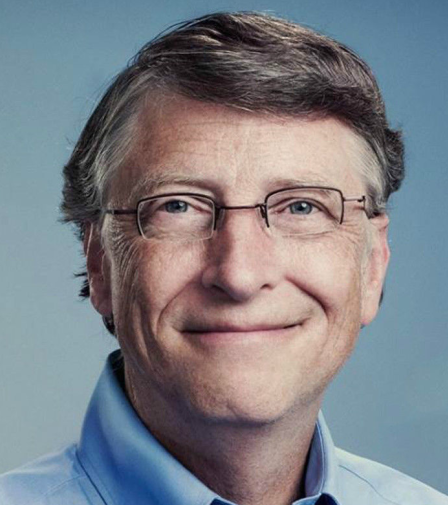
#> input picture model/face_ai/faceai/img/face_recognition/Gates.png, 448 x 505 px
$ python grabCut.py
#> lines starting #> are read from the running program, lines starting #| are printed output that depends on the picture
# coding=utf-8
# 抠图

import numpy as np
import cv2
from matplotlib import pyplot as plt


def start(img=None):
    if img is None:
        img = cv2.imread('img/face_recognition/Gates.png')
#> img is the input picture: shape (505, 448, 3); mean B, G, R 134.8, 128.3, 125.5
    mask = np.zeros(img.shape[:2], np.uint8)
    bgdModel = np.zeros((1, 65), np.float64)
    fgdModel = np.zeros((1, 65), np.float64)
    rect = (0, 0, 505, 448)  # 划定区域
    cv2.grabCut(img, mask, rect, bgdModel, fgdModel, 5,
                cv2.GC_INIT_WITH_RECT)  # 函数返回值为mask,bgdModel,fgdModel
    mask2 = np.where((mask == 2) | (mask == 0), 0, 1).astype('uint8')  # 0和2做背景

    img = img * mask2[:, :, np.newaxis]  # 使用蒙板来获取前景区域
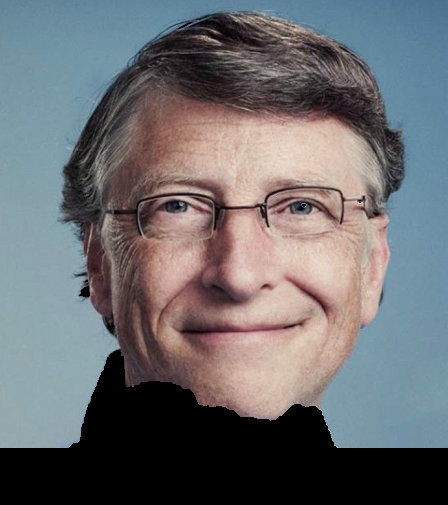
#> img: shape (505, 448, 3); mean B, G, R 111.8, 108.5, 107.7

    cv2.imshow('p', img)

    cv2.waitKey(0)
    cv2.destroyAllWindows()
    return img


if __name__ == '__main__':
    start()
